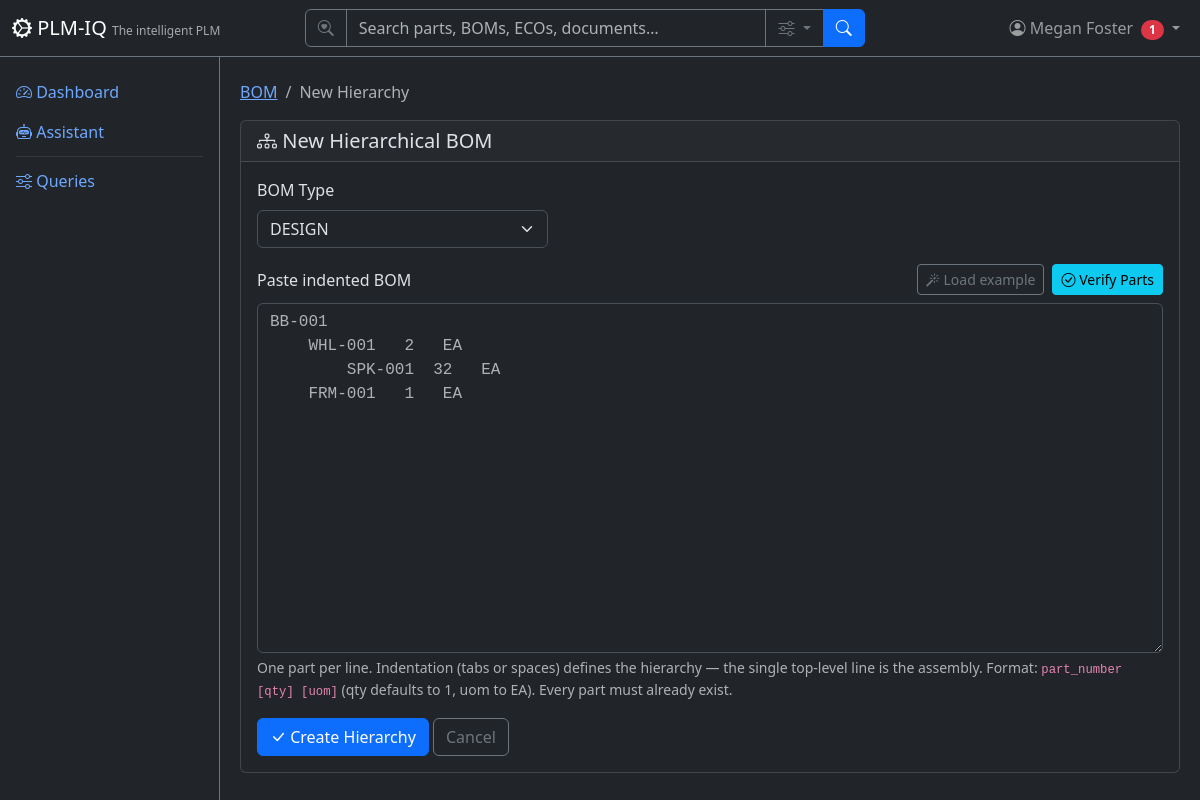
Before: /bom/hierarchy (signed in) with the older database file.
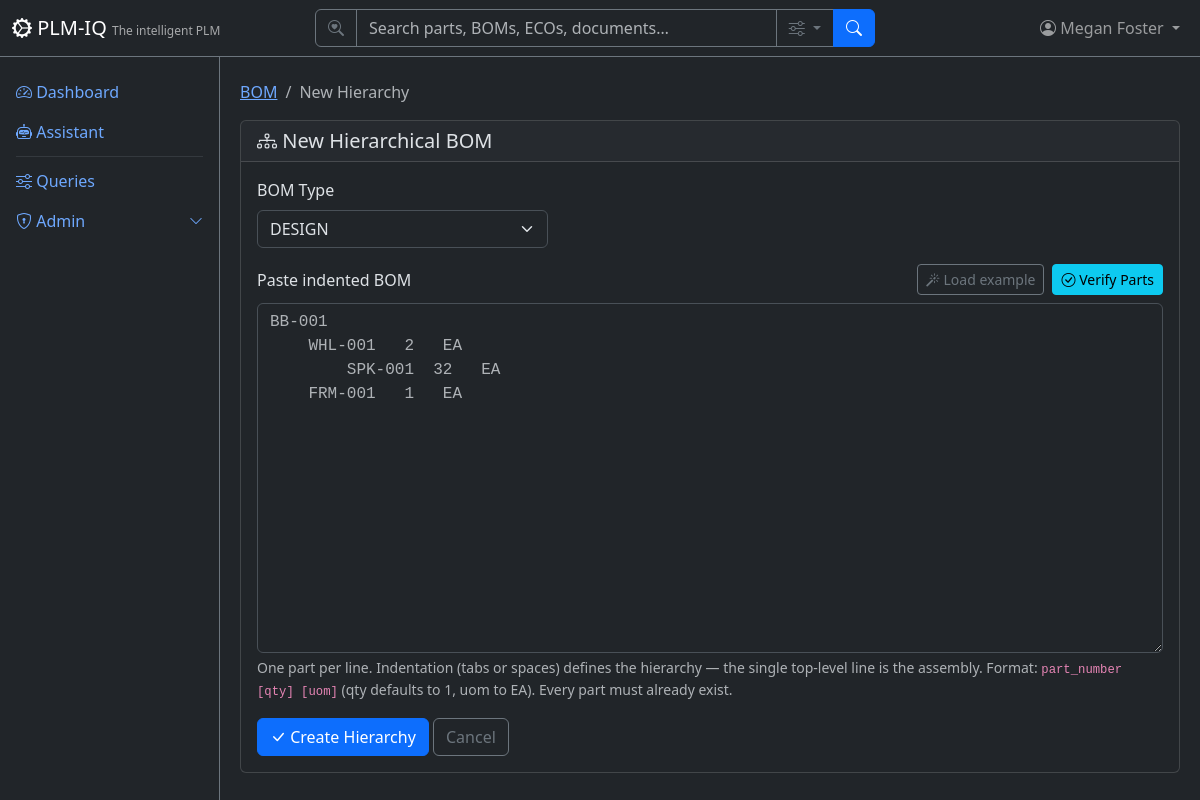
After: the same page with the newer database file.
### app/routers/bom.py (the view)
@router.get("/hierarchy", response_class=HTMLResponse)
def bom_hierarchy_form(
    request: Request,
    db: Session = Depends(get_db),
    _role: User = Depends(require_role(["author"])),
):
    user = require_user(request, db)
    ctx = auth_context(request, db)
    return HTMLResponse(content=render(
        "bom/hierarchy.html", **ctx,
        bom_types=["DESIGN", "AS_BUILT", "AS_SHIPPED", "AS_MAINTAINED"],
    ))

### app/templates/bom/hierarchy.html (shortened to what this page needs)
{% extends "base.html" %}
{% block content %}
<nav aria-label="breadcrumb">
    <ol class="breadcrumb">
        <li class="breadcrumb-item"><a href="/bom">BOM</a></li>
        <li class="breadcrumb-item active">New Hierarchy</li>
    </ol>
</nav>
<div class="card">
    <div class="card-header"><h5 class="mb-0"><i class="bi bi-diagram-3"></i> New Hierarchical BOM</h5></div>
    <div class="card-body">
        <form method="POST" action="/bom/hierarchy">
            <div class="row g-3 mb-3">
                <div class="col-md-4">
                    <label class="form-label">BOM Type</label>
                    <select name="bom_type" class="form-select">
                        {% for t in bom_types %}
                        <option value="{{ t }}">{{ t }}</option>
                        {% endfor %}
                    </select>
                </div>
            </div>
            <div class="mb-2 d-flex justify-content-between align-items-center">
                <label class="form-label mb-0">Paste indented BOM</label>
                <div class="d-flex gap-2">
                    <button type="button" class="btn btn-sm btn-outline-secondary" onclick="loadExample()">
                        <i class="bi bi-magic"></i> Load example
                    </button>
                    <button type="button" class="btn btn-sm btn-info" onclick="verifyParts()">
                        <i class="bi bi-check-circle"></i> Verify Parts
                    </button>
                </div>
            </div>
            <textarea name="bom_text" class="form-control font-monospace" rows="14" required
                placeholder="BB-001&#10;    WHL-001   2   EA&#10;        SPK-001  32   EA&#10;    FRM-001   1   EA">{{ submitted or '' }}</textarea>
            <div class="form-text text-muted mt-1">
                One part per line. Indentation (tabs or spaces) defines the hierarchy — the single
                top-level line is the assembly. Format: <code>part_number [qty] [uom]</code>
                (qty defaults to 1, uom to EA). Every part must already exist.
            </div>
            <div class="mt-3">
                <button type="submit" class="btn btn-primary"><i class="bi bi-check-lg"></i> Create Hierarchy</button>
                <a href="/bom" class="btn btn-outline-secondary">Cancel</a>
            </div>
        </form>
    </div>
</div>
{% endblock %}

### app/templates/base.html (shortened to what this page needs)
<!DOCTYPE html>
<html lang="en" data-bs-theme="dark">
<head>
    <link href="https://cdn.jsdelivr.net/npm/bootstrap@5.3.3/dist/css/bootstrap.min.css" rel="stylesheet">
    <link href="https://cdn.jsdelivr.net/npm/bootstrap-icons@1.11.3/font/bootstrap-icons.css" rel="stylesheet">
</head>
<body>
    <nav class="navbar navbar-expand-md navbar-dark bg-dark fixed-top border-bottom border-secondary">
        <div class="container-fluid">
            <a class="navbar-brand" href="/">
                <i class="bi bi-gear-wide-connected"></i> PLM-IQ
                <small class="d-none d-md-inline">The intelligent PLM</small>
            </a>
            <div class="collapse navbar-collapse" id="navMenu">
                {% if current_user %}
                <form class="d-flex mx-auto my-2 my-md-0" role="search" action="/search" method="get" style="width: 100%; max-width: 560px;">
                    <div class="input-group">
                        <span class="input-group-text bg-dark border-secondary text-secondary"><i class="bi bi-search-heart"></i></span>
                        <input type="search" name="q" class="form-control bg-dark text-light border-secondary" placeholder="Search parts, BOMs, ECOs, documents…" aria-label="Search">
                        <button class="btn btn-outline-secondary dropdown-toggle" type="button" data-bs-toggle="dropdown" data-bs-auto-close="outside" title="Search options">
                            <i class="bi bi-sliders"></i>
                        </button>
                        <button class="btn btn-primary" type="submit"><i class="bi bi-search"></i></button>
                    </div>
                </form>
                {% endif %}
                <ul class="navbar-nav ms-auto align-items-center">
                    {% if current_user %}
                    <li class="nav-item dropdown">
                        <a class="nav-link dropdown-toggle position-relative" href="#" role="button" data-bs-toggle="dropdown">
                            <i class="bi bi-person-circle"></i>
                            <span class="d-none d-md-inline">{{ current_user.full_name }}</span>
                            {% if unread_count|default(0) > 0 %}<span class="badge bg-danger rounded-pill ms-1">{{ unread_count }}</span>{% endif %}
                        </a>
                    </li>
                    {% else %}
                    <li class="nav-item">
                        <a class="nav-link" href="/login"><i class="bi bi-box-arrow-in-right"></i> Sign In</a>
                    </li>
                    {% endif %}
                </ul>
            </div>
        </div>
    </nav>
    <div class="sidebar bg-dark border-end border-secondary pt-3">
        <ul class="nav nav-pills flex-column">
            <li class="nav-item">
                <a class="nav-link" href="/"><i class="bi bi-speedometer2"></i> Dashboard</a>
            </li>
            <li class="nav-item">
                <a class="nav-link" href="/assistant"><i class="bi bi-robot"></i> Assistant</a>
            </li>
            <li class="nav-item">
                <hr class="nav-divider my-1 mx-3 border-secondary">
            </li>
            <li class="nav-item">
                <a class="nav-link" href="/queries"><i class="bi bi-sliders"></i> Queries</a>
            </li>
            {% if current_user and (current_user.role == 'tenantadmin' or current_user.role is none) %}
            <li class="nav-item">
                <a class="nav-link d-flex justify-content-between align-items-center" data-bs-toggle="collapse" href="#adminSubmenu" role="button" aria-expanded="false">
                    <span><i class="bi bi-shield-lock"></i> Admin</span>
                    <i class="bi bi-chevron-down small"></i>
                </a>
            </li>
            {% endif %}
        </ul>
    </div>
    <div class="main-content">
        {% block content %}{% endblock %}
    </div>
</body>
</html>

Changed rows visible on the page:
changed User "Megan Foster": role "author" → "tenantadmin" (drawn)
Other visible differences:
{{ unread_count }}: "1" → (not shown)
text now shown: "Admin"
